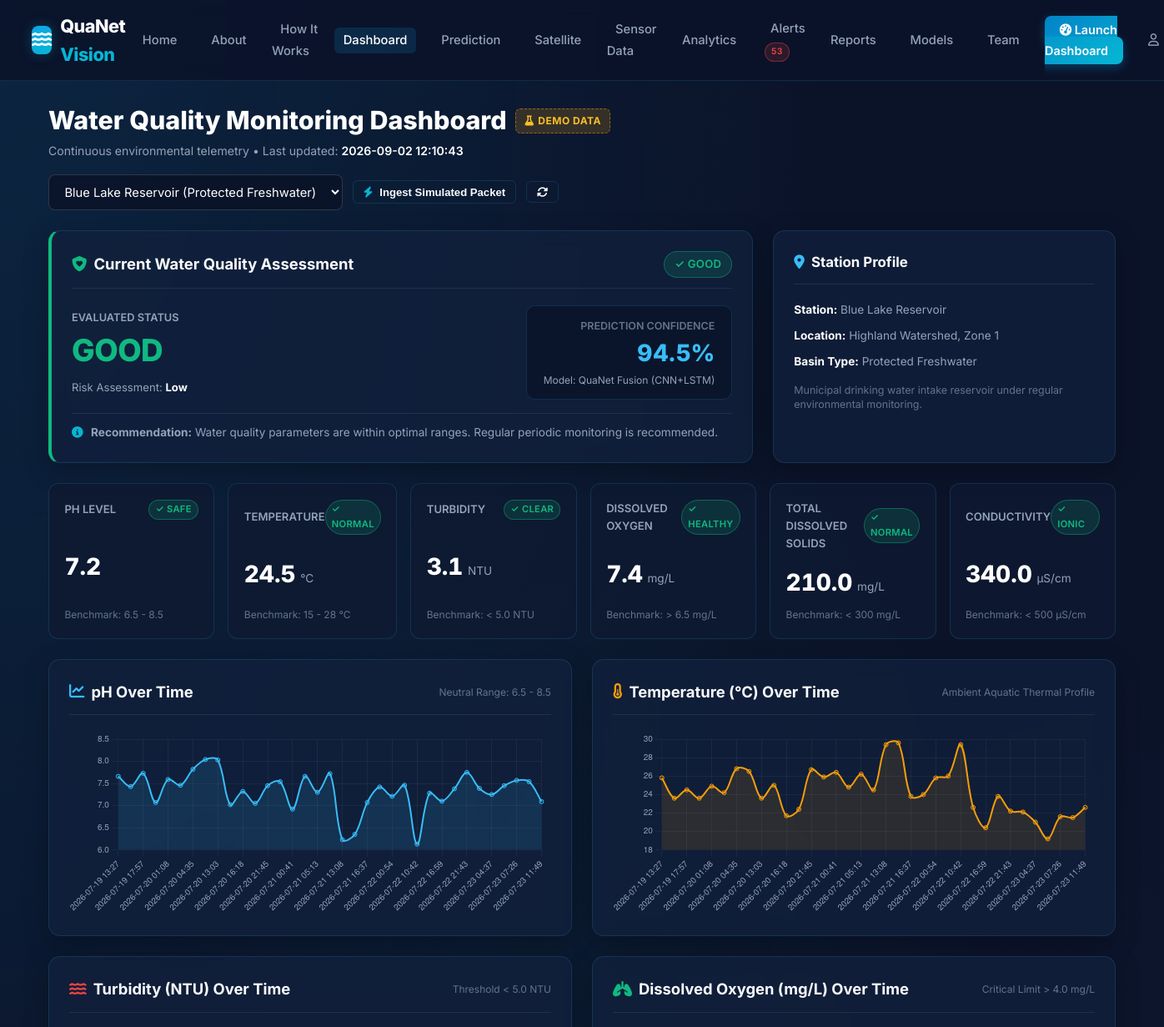
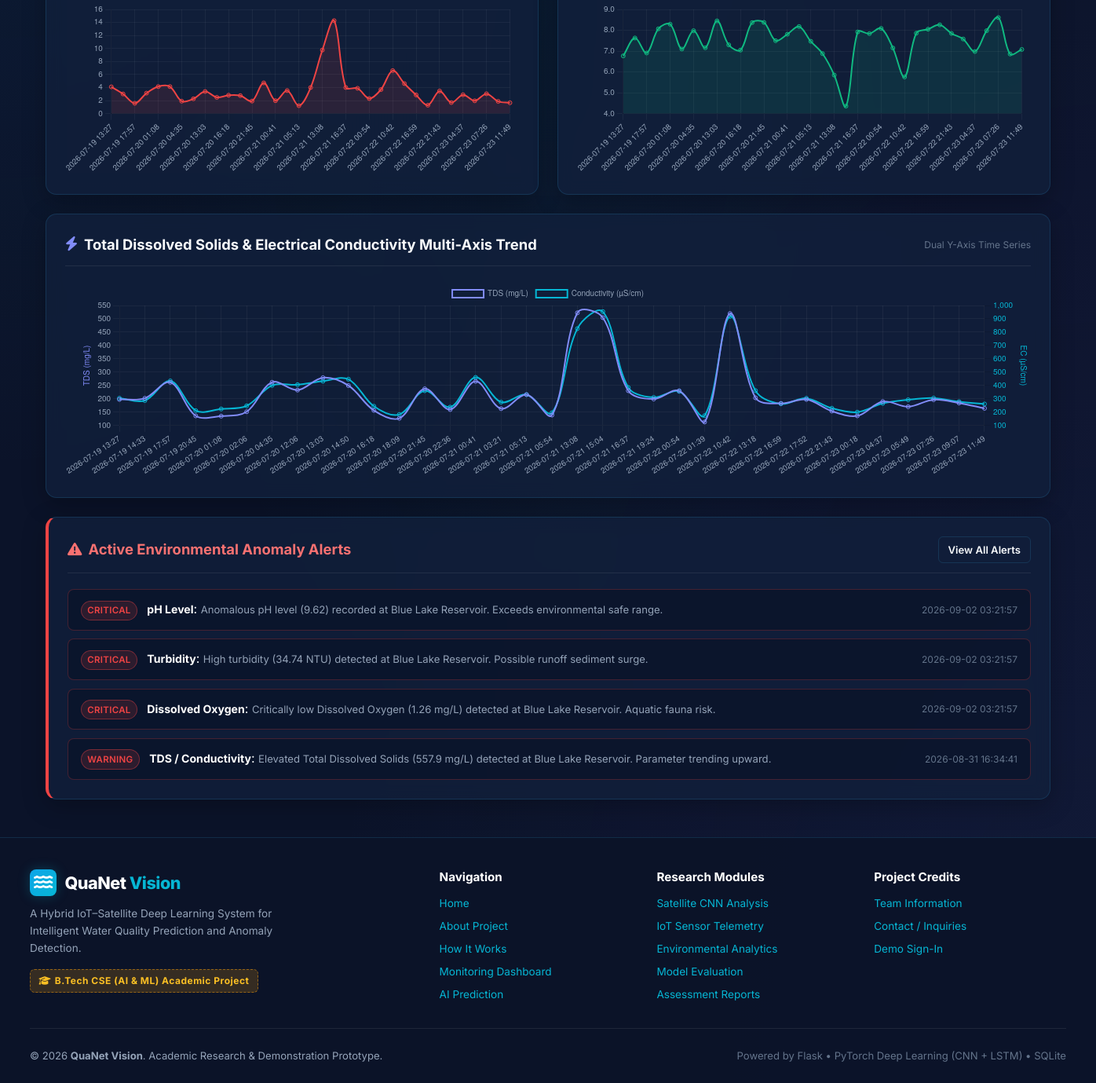
/dashboard, run on the app's committed database (2 pictures, top to bottom).
### tables this page shows
CREATE TABLE sensor_data (
    id INTEGER PRIMARY KEY AUTOINCREMENT,
    water_body_id INTEGER REFERENCES water_bodies(id),
    date TEXT NOT NULL,
    time TEXT NOT NULL,
    timestamp DATETIME NOT NULL,
    ph REAL NOT NULL,
    temperature REAL NOT NULL,
    turbidity REAL NOT NULL,
    dissolved_oxygen REAL NOT NULL,
    tds REAL NOT NULL,
    conductivity REAL NOT NULL,
    water_quality TEXT NOT NULL, -- 'GOOD', 'MODERATE', 'POOR'
    is_demo BOOLEAN DEFAULT 1,
    source TEXT DEFAULT 'Simulated Station IoT',
    created_at TIMESTAMP DEFAULT CURRENT_TIMESTAMP
);

CREATE TABLE water_bodies (
    id INTEGER PRIMARY KEY AUTOINCREMENT,
    name TEXT NOT NULL UNIQUE,
    location TEXT NOT NULL,
    latitude REAL,
    longitude REAL,
    basin_type TEXT,
    description TEXT,
    created_at TIMESTAMP DEFAULT CURRENT_TIMESTAMP
);

CREATE TABLE alerts (
    id INTEGER PRIMARY KEY AUTOINCREMENT,
    timestamp DATETIME DEFAULT CURRENT_TIMESTAMP,
    water_body_id INTEGER REFERENCES water_bodies(id),
    severity TEXT NOT NULL, -- 'CRITICAL', 'WARNING', 'INFO'
    parameter TEXT NOT NULL,
    value REAL,
    threshold_exceeded TEXT,
    message TEXT NOT NULL,
    status TEXT DEFAULT 'ACTIVE' -- 'ACTIVE', 'RESOLVED', 'DISMISSED'
);

### routes/dashboard.py (the view)
@dashboard_bp.route('/dashboard')
def index():
    water_bodies = query_db("SELECT * FROM water_bodies ORDER BY id")
    selected_wb_id = request.args.get('water_body_id', type=int)
    if not selected_wb_id and water_bodies:
        selected_wb_id = water_bodies[0]['id']
    current_wb = query_db("SELECT * FROM water_bodies WHERE id = ?", (selected_wb_id,), one=True)
    latest = query_db("""
        SELECT * FROM sensor_data
        WHERE water_body_id = ?
        ORDER BY timestamp DESC LIMIT 1
    """, (selected_wb_id,), one=True)
    if not latest:
        latest = {
            "ph": 7.2, "temperature": 24.5, "turbidity": 3.8,
            "dissolved_oxygen": 7.6, "tds": 220.0, "conductivity": 380.0,
            "water_quality": "GOOD", "timestamp": "Live Simulation", "is_demo": 1
        }
    history = query_db("""
        SELECT * FROM sensor_data
        WHERE water_body_id = ?
        ORDER BY timestamp ASC LIMIT 35
    """, (selected_wb_id,))
    alerts = query_db("""
        SELECT * FROM alerts
        WHERE water_body_id = ?
        ORDER BY timestamp DESC LIMIT 5
    """, (selected_wb_id,))
    station_counts = query_db("""
        SELECT water_quality, COUNT(*) as count
        FROM sensor_data
        GROUP BY water_quality
    """)
    quality_dist = {r['water_quality']: r['count'] for r in station_counts}
    chart_labels = [r['date'] + " " + r['time'][:5] if 'time' in r else r['timestamp'][5:16] for r in history]
    chart_data = {
        "labels": chart_labels,
        "ph": [r['ph'] for r in history],
        "temperature": [r['temperature'] for r in history],
        "turbidity": [r['turbidity'] for r in history],
        "dissolved_oxygen": [r['dissolved_oxygen'] for r in history],
        "tds": [r['tds'] for r in history],
        "conductivity": [r['conductivity'] for r in history],
    }
    quality_info = Config.QUALITY_CLASSES.get(latest['water_quality'], Config.QUALITY_CLASSES["GOOD"])
    confidence = 94.5 if latest['water_quality'] == 'GOOD' else (88.2 if latest['water_quality'] == 'MODERATE' else 96.0)
    return render_template('dashboard.html',
        water_bodies=water_bodies,
        selected_wb=current_wb,
        latest=latest,
        alerts=alerts,
        quality_info=quality_info,
        confidence=confidence,
        chart_data=chart_data,
        quality_dist=quality_dist,
        thresholds=Config.WATER_QUALITY_THRESHOLDS
    )

### templates/dashboard.html (shortened to what this page needs)
{% extends "base.html" %}
{% block content %}
<div style="display: flex; justify-content: space-between; align-items: center; flex-wrap: wrap; gap: 1rem; margin-bottom: 1.5rem;">
    <div>
        <div style="display: flex; align-items: center; gap: 0.65rem; margin-bottom: 0.35rem;">
            <h1 style="font-size: 1.9rem; font-weight: 800;">Water Quality Monitoring Dashboard</h1>
            <span class="demo-pill"><i class="fa-solid fa-flask"></i> DEMO DATA</span>
        </div>
        <p style="color: var(--text-secondary); font-size: 0.88rem;">
            Continuous environmental telemetry &bull; Last updated: <span style="color: #ffffff; font-weight: 600;">{{ latest.timestamp }}</span>
        </p>
    </div>
    <div style="display: flex; gap: 0.75rem; align-items: center; flex-wrap: wrap;">
        <form method="GET" action="{{ url_for('dashboard.index') }}" id="stationForm" style="display: flex; gap: 0.5rem;">
            <select name="water_body_id" class="form-select" style="min-width: 230px;" onchange="document.getElementById('stationForm').submit()">
                {% for wb in water_bodies %}
                    <option value="{{ wb.id }}" {% if selected_wb and selected_wb.id == wb.id %}selected{% endif %}>
                        {{ wb.name }} ({{ wb.basin_type }})
                    </option>
                {% endfor %}
            </select>
        </form>
        <form method="POST" action="{{ url_for('sensor_data.simulate_packet') }}" style="display: flex; gap: 0.35rem;">
            <button type="submit" name="quality_mode" value="RANDOM" class="btn btn-outline btn-sm" title="Simulate Real-time Sensor Packet">
                <i class="fa-solid fa-bolt" style="color: var(--accent-cyan);"></i> Ingest Simulated Packet
            </button>
        </form>
        <a href="{{ url_for('dashboard.index', water_body_id=selected_wb.id if selected_wb else 1) }}" class="btn btn-outline btn-sm" title="Refresh Live Stream">
            <i class="fa-solid fa-rotate"></i>
        </a>
    </div>
</div>
<div class="grid-3" style="margin-bottom: 1.5rem;">
    <div class="card" style="grid-column: span 2; border-left: 4px solid {{ quality_info.color }};">
        <div class="card-header">
            <span class="card-title">
                <i class="fa-solid fa-shield-heart" style="color: {{ quality_info.color }};"></i> Current Water Quality Assessment
            </span>
            <span class="badge badge-{{ latest.water_quality|lower }}">
                {{ quality_info.icon }} {{ latest.water_quality }}
            </span>
        </div>
        <div style="display: flex; align-items: center; justify-content: space-between; flex-wrap: wrap; gap: 1.5rem;">
            <div>
                <div style="font-size: 0.8rem; color: var(--text-secondary); text-transform: uppercase; font-weight: 600;">Evaluated Status</div>
                <div style="font-size: 2.3rem; font-weight: 800; color: {{ quality_info.color }}; letter-spacing: -0.5px;">
                    {{ latest.water_quality }}
                </div>
                <div style="font-size: 0.82rem; color: var(--text-secondary); margin-top: 0.25rem;">
                    Risk Assessment: <strong style="color: #ffffff;">{{ quality_info.risk_level }}</strong>
                </div>
            </div>
            <div style="background: rgba(11, 19, 41, 0.7); border: 1px solid var(--border-color); border-radius: 10px; padding: 0.85rem 1.25rem; text-align: right;">
                <div style="font-size: 0.78rem; color: var(--text-muted); text-transform: uppercase; font-weight: 600;">Prediction Confidence</div>
                <div style="font-size: 1.75rem; font-weight: 800; color: #38bdf8;">{{ confidence }}%</div>
                <div style="font-size: 0.75rem; color: var(--text-secondary);">Model: QuaNet Fusion (CNN+LSTM)</div>
            </div>
        </div>
        <div style="margin-top: 1rem; padding-top: 0.75rem; border-top: 1px solid rgba(255, 255, 255, 0.08); font-size: 0.85rem; color: var(--text-secondary);">
            <i class="fa-solid fa-circle-info" style="color: var(--accent-cyan); margin-right: 0.35rem;"></i>
            <strong>Recommendation:</strong> {{ quality_info.recommendation }}
        </div>
    </div>
    <div class="card">
        <div class="card-header">
            <span class="card-title" style="font-size: 1.05rem;">
                <i class="fa-solid fa-location-dot" style="color: #38bdf8;"></i> Station Profile
            </span>
        </div>
        <div style="font-size: 0.85rem; color: var(--text-secondary); display: flex; flex-direction: column; gap: 0.6rem;">
            <div>
                <strong style="color: #ffffff;">Station:</strong> {{ selected_wb.name if selected_wb else 'Primary Reservoir' }}
            </div>
            <div>
                <strong style="color: #ffffff;">Location:</strong> {{ selected_wb.location if selected_wb else 'Watershed Zone' }}
            </div>
            <div>
                <strong style="color: #ffffff;">Basin Type:</strong> {{ selected_wb.basin_type if selected_wb else 'Freshwater' }}
            </div>
            <div style="font-size: 0.78rem; color: var(--text-muted); line-height: 1.4; margin-top: 0.25rem;">
                {{ selected_wb.description if selected_wb else 'Continuous environmental monitoring node.' }}
            </div>
        </div>
    </div>
</div>
<div class="grid-6" style="margin-bottom: 1.5rem;">
    <div class="sensor-card">
        <div class="sensor-header">
            <span class="sensor-label">pH Level</span>
            <span class="badge {% if 6.5 <= latest.ph <= 8.5 %}badge-good{% elif 6.0 <= latest.ph <= 9.0 %}badge-moderate{% else %}badge-poor{% endif %}" style="font-size: 0.7rem; padding: 0.15rem 0.45rem;">
                {% if 6.5 <= latest.ph <= 8.5 %}✓ Safe{% else %}! Deviated{% endif %}
            </span>
        </div>
        <div class="sensor-value-box">
            <span class="sensor-value">{{ latest.ph }}</span>
        </div>
        <div class="sensor-meta">Benchmark: 6.5 - 8.5</div>
    </div>
    <div class="sensor-card">
        <div class="sensor-header">
            <span class="sensor-label">Temperature</span>
            <span class="badge badge-good" style="font-size: 0.7rem; padding: 0.15rem 0.45rem;">✓ Normal</span>
        </div>
        <div class="sensor-value-box">
            <span class="sensor-value">{{ latest.temperature }}</span>
            <span class="sensor-unit">°C</span>
        </div>
        <div class="sensor-meta">Benchmark: 15 - 28 °C</div>
    </div>
    <div class="sensor-card">
        <div class="sensor-header">
            <span class="sensor-label">Turbidity</span>
            <span class="badge {% if latest.turbidity <= 5.0 %}badge-good{% elif latest.turbidity <= 15.0 %}badge-moderate{% else %}badge-poor{% endif %}" style="font-size: 0.7rem; padding: 0.15rem 0.45rem;">
                {% if latest.turbidity <= 5.0 %}✓ Clear{% elif latest.turbidity <= 15.0 %}! Moderate{% else %}⚠ Turbid{% endif %}
            </span>
        </div>
        <div class="sensor-value-box">
            <span class="sensor-value">{{ latest.turbidity }}</span>
            <span class="sensor-unit">NTU</span>
        </div>
        <div class="sensor-meta">Benchmark: &lt; 5.0 NTU</div>
    </div>
    <div class="sensor-card">
        <div class="sensor-header">
            <span class="sensor-label">Dissolved Oxygen</span>
            <span class="badge {% if latest.dissolved_oxygen >= 6.5 %}badge-good{% elif latest.dissolved_oxygen >= 4.0 %}badge-moderate{% else %}badge-poor{% endif %}" style="font-size: 0.7rem; padding: 0.15rem 0.45rem;">
                {% if latest.dissolved_oxygen >= 6.5 %}✓ Healthy{% elif latest.dissolved_oxygen >= 4.0 %}! Low{% else %}⚠ Hypoxic{% endif %}
            </span>
        </div>
        <div class="sensor-value-box">
            <span class="sensor-value">{{ latest.dissolved_oxygen }}</span>
            <span class="sensor-unit">mg/L</span>
        </div>
        <div class="sensor-meta">Benchmark: &gt; 6.5 mg/L</div>
    </div>
    <div class="sensor-card">
        <div class="sensor-header">
            <span class="sensor-label">Total Dissolved Solids</span>
            <span class="badge {% if latest.tds <= 300.0 %}badge-good{% elif latest.tds <= 600.0 %}badge-moderate{% else %}badge-poor{% endif %}" style="font-size: 0.7rem; padding: 0.15rem 0.45rem;">
                {% if latest.tds <= 300.0 %}✓ Normal{% else %}! Elevated{% endif %}
            </span>
        </div>
        <div class="sensor-value-box">
            <span class="sensor-value">{{ latest.tds }}</span>
            <span class="sensor-unit">mg/L</span>
        </div>
        <div class="sensor-meta">Benchmark: &lt; 300 mg/L</div>
    </div>
    <div class="sensor-card">
        <div class="sensor-header">
            <span class="sensor-label">Conductivity</span>
            <span class="badge {% if latest.conductivity <= 500.0 %}badge-good{% else %}badge-moderate{% endif %}" style="font-size: 0.7rem; padding: 0.15rem 0.45rem;">
                ✓ Ionic
            </span>
        </div>
        <div class="sensor-value-box">
            <span class="sensor-value">{{ latest.conductivity }}</span>
            <span class="sensor-unit">µS/cm</span>
        </div>
        <div class="sensor-meta">Benchmark: &lt; 500 µS/cm</div>
    </div>
</div>
<div class="grid-2" style="margin-bottom: 1.5rem;">
    <div class="card">
        <div class="card-header">
            <span class="card-title"><i class="fa-solid fa-chart-line" style="color: #38bdf8;"></i> pH Over Time</span>
            <span class="sensor-meta">Neutral Range: 6.5 - 8.5</span>
        </div>
        <div style="height: 220px;">
            <canvas id="chartPH"></canvas>
        </div>
    </div>
    <div class="card">
        <div class="card-header">
            <span class="card-title"><i class="fa-solid fa-temperature-half" style="color: #f59e0b;"></i> Temperature (°C) Over Time</span>
            <span class="sensor-meta">Ambient Aquatic Thermal Profile</span>
        </div>
        <div style="height: 220px;">
            <canvas id="chartTemp"></canvas>
        </div>
    </div>
    <div class="card">
        <div class="card-header">
            <span class="card-title"><i class="fa-solid fa-water" style="color: #ef4444;"></i> Turbidity (NTU) Over Time</span>
            <span class="sensor-meta">Threshold &lt; 5.0 NTU</span>
        </div>
        <div style="height: 220px;">
            <canvas id="chartTurbidity"></canvas>
        </div>
    </div>
    <div class="card">
        <div class="card-header">
            <span class="card-title"><i class="fa-solid fa-lungs" style="color: #10b981;"></i> Dissolved Oxygen (mg/L) Over Time</span>
            <span class="sensor-meta">Critical Limit &gt; 4.0 mg/L</span>
        </div>
        <div style="height: 220px;">
            <canvas id="chartDO"></canvas>
        </div>
    </div>
</div>
<div class="card" style="margin-bottom: 1.5rem;">
    <div class="card-header">
        <span class="card-title"><i class="fa-solid fa-bolt" style="color: #818cf8;"></i> Total Dissolved Solids & Electrical Conductivity Multi-Axis Trend</span>
        <span class="sensor-meta">Dual Y-Axis Time Series</span>
    </div>
    <div style="height: 250px;">
        <canvas id="chartTDS"></canvas>
    </div>
</div>
{% if alerts %}
<div class="card" style="border-left: 4px solid #ef4444;">
    <div class="card-header">
        <span class="card-title" style="color: #f87171;">
            <i class="fa-solid fa-triangle-exclamation"></i> Active Environmental Anomaly Alerts
        </span>
        <a href="{{ url_for('alerts.index') }}" class="btn btn-outline btn-sm">View All Alerts</a>
    </div>
    <div style="display: flex; flex-direction: column; gap: 0.65rem;">
        {% for a in alerts %}
            <div style="background: rgba(11, 19, 41, 0.7); border: 1px solid rgba(239, 68, 68, 0.25); border-radius: 8px; padding: 0.75rem 1rem; display: flex; justify-content: space-between; align-items: center; flex-wrap: wrap; gap: 0.5rem;">
                <div>
                    <span class="badge badge-danger" style="font-size: 0.72rem; padding: 0.15rem 0.45rem;">{{ a.severity }}</span>
                    <strong style="margin-left: 0.5rem; font-size: 0.88rem; color: #ffffff;">{{ a.parameter }}</strong>:
                    <span style="font-size: 0.82rem; color: var(--text-secondary);">{{ a.message }}</span>
                </div>
                <span style="font-size: 0.75rem; color: var(--text-muted);">{{ a.timestamp }}</span>
            </div>
        {% endfor %}
    </div>
</div>
{% endif %}
{% endblock %}
{% block extra_scripts %}
<script>
    const chartConfigData = {{ chart_data|tojson }};
</script>
{% endblock %}

### data on the page
sensor_data: timestamp "2026-09-02 12:10:43", water_quality "GOOD", ph "7.2", temperature "24.5", turbidity "3.1", dissolved_oxygen "7.4", tds "210.0", conductivity "340.0"
water_bodies: name "Blue Lake Reservoir", location "Highland Watershed, Zone 1", basin_type "Protected Freshwater", description "Municipal drinking water intake reservoir under regular environmental monitoring."
alerts: severity "CRITICAL", parameter "pH Level", message "Anomalous pH level (9.62) recorded at Blue Lake Reservoir. Exceeds environmental safe range.", timestamp "2026-09-02 03:21:57"
alerts: severity "CRITICAL", parameter "Turbidity", message "High turbidity (34.74 NTU) detected at Blue Lake Reservoir. Possible runoff sediment surge.", timestamp "2026-09-02 03:21:57"
alerts: severity "CRITICAL", parameter "Dissolved Oxygen", message "Critically low Dissolved Oxygen (1.26 mg/L) detected at Blue Lake Reservoir. Aquatic fauna risk.", timestamp "2026-09-02 03:21:57"
alerts: severity "WARNING", parameter "TDS / Conductivity", message "Elevated Total Dissolved Solids (557.9 mg/L) detected at Blue Lake Reservoir. Parameter trending upward.", timestamp "2026-08-31 16:34:41"

### other printed values
{{ active_alert_count }} "53"
{{ quality_info.icon }} "✓"
{{ quality_info.risk_level }} "Low"
{{ confidence }} "94.5"
{{ quality_info.recommendation }} "Water quality parameters are within optimal ranges. Regular periodic monitoring is recommended."
{{ now.year if now else '2026' }} "2026"
form field water_body_id "Blue Lake Reservoir (Protected Freshwater)"
